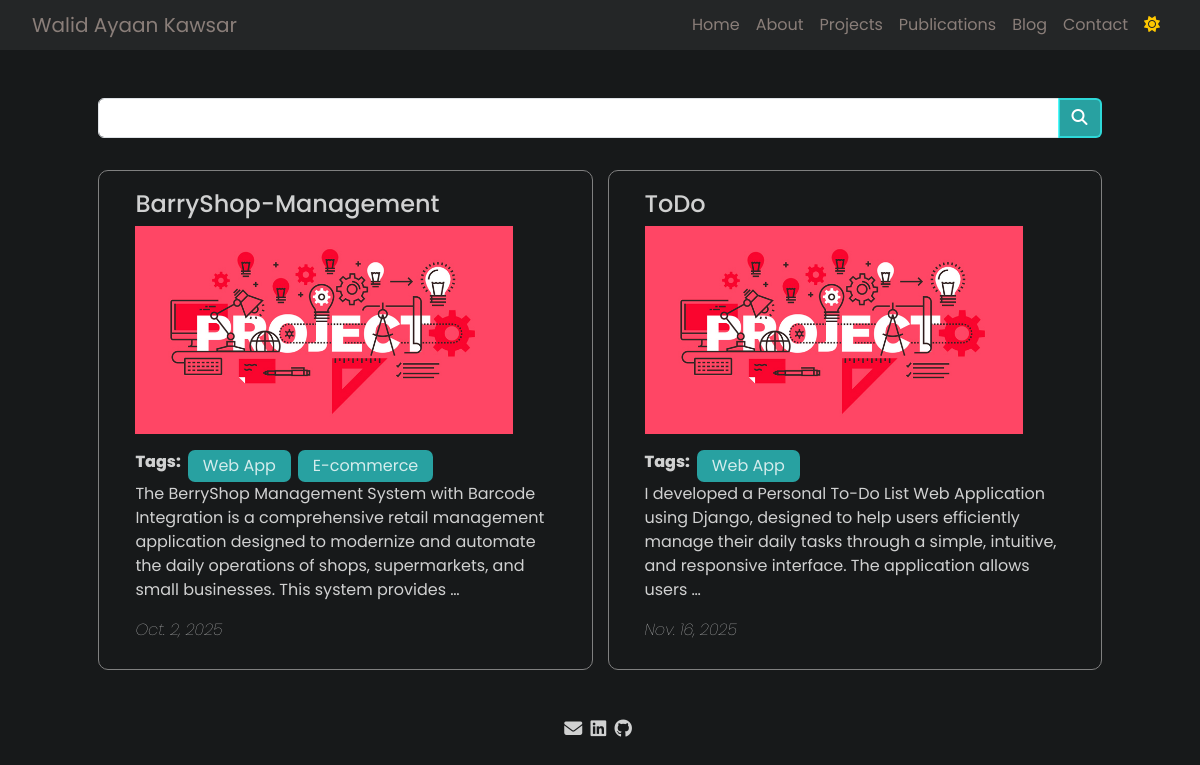
The app's page /project/, older data.
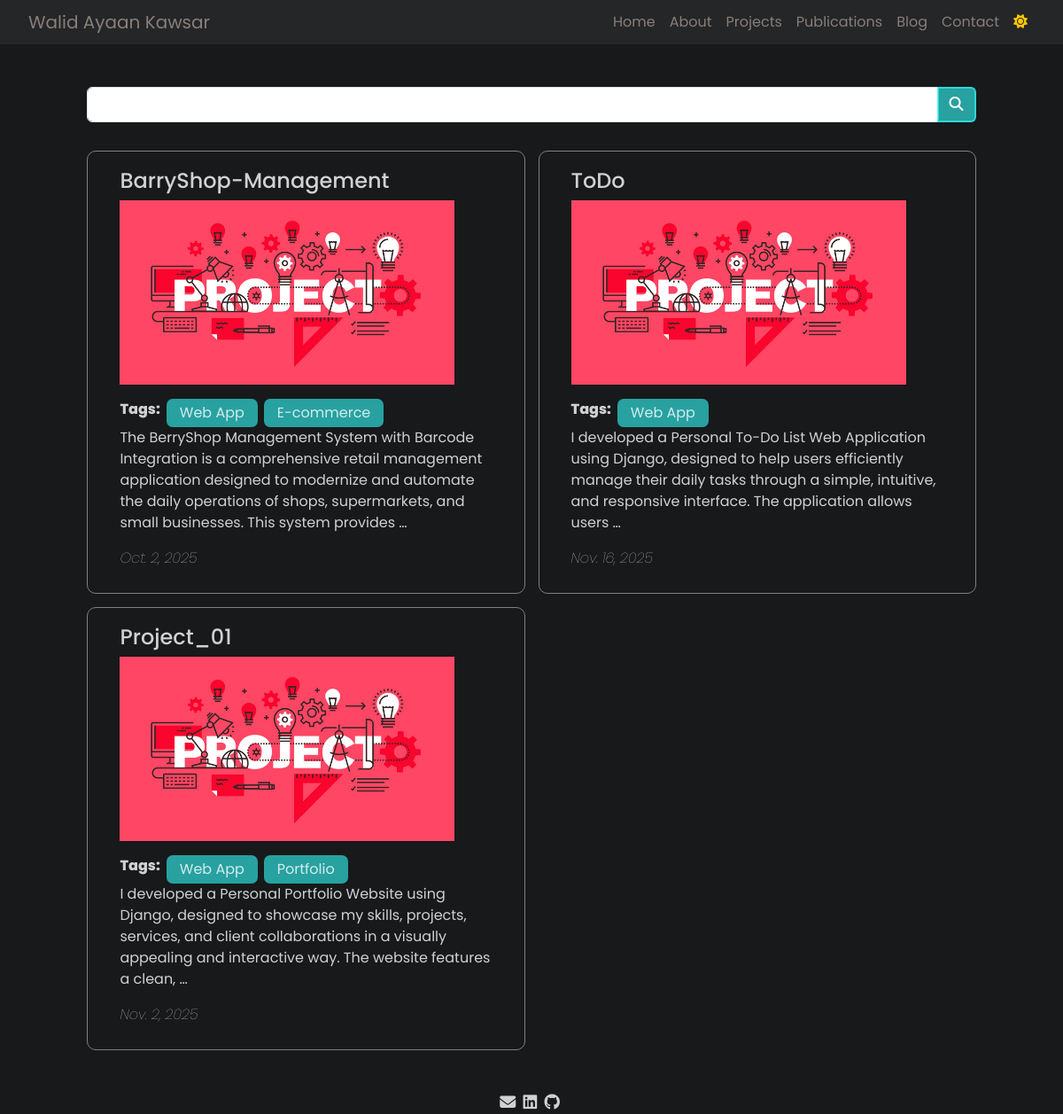
The same page, newer data.
### main/models.py (models this page shows)
class Project(models.Model):
    project_name = models.CharField(max_length=100, blank=True, null=True)
    picture = models.ImageField(upload_to='picture of project/', blank=True, null=True)
    tag = models.ManyToManyField(Tags, related_name="posts", blank=True)
    date = models.DateField(blank=True, null=True)
    description = models.TextField(blank=True, null=True)
    github_link = models.URLField(blank=True, null=True)
    website_link = models.URLField(blank=True, null=True)

class Tags(models.Model):
    Tag_name = models.CharField(max_length=100, unique=True, blank=True, null=True)

### main/views.py (the view)
# urls.py: path('project/', views.project, name='project'),
def project(request):
    project = Project.objects.all()
    links = Contact.objects.first()
    return render(request, 'pages/project.html', {'link': links, 'projects': project})

### templates/pages/project.html (shortened to what this page needs)
{% load static %}
<!DOCTYPE html>
<html lang="en">
<head>
    <link href="https://cdn.jsdelivr.net/npm/bootstrap@5.3.2/dist/css/bootstrap.min.css" rel="stylesheet"
>
    <link rel="stylesheet" href="https://cdnjs.cloudflare.com/ajax/libs/font-awesome/6.4.2/css/all.min.css"
 />
    <link rel="stylesheet" href="{% static "css/all.css" %}">
    <link rel="stylesheet" href="{% static "css/project.css" %}">
</head>
<body id="body" class="dark-mode">
    <nav class="navbar navbar-expand-lg">
        <div class="">
            <a class="navbar-brand" href="../index">Walid Ayaan Kawsar</a>
        </div>
        <div class="collapse navbar-collapse" id="navbarNav">
            <ul class="navbar-nav ms-auto">
                <li class="nav-item">
                    <a class="nav-link" href="{% url 'home' %}">Home</a>
                </li>
                <li class="nav-item">
                    <a class="nav-link" href="{% url 'about' %}">About</a>
                </li>
                <li class="nav-item">
                    <a class="nav-link" href="{% url 'project' %}">Projects</a>
                </li>
                <li class="nav-item">
                    <a class="nav-link" href="{% url 'publications' %}">Publications</a>
                </li>
                <li class="nav-item">
                    <a class="nav-link" href="{% url 'blog' %}">Blog</a>
                </li>
                <li class="nav-item">
                    <a class="nav-link" href="{% url 'contact' %}">Contact</a>
                </li>
                <li>
                    <button class="nav-link" id="toggle-mode"><i class="fa-solid fa-sun"
                            style="color: #ffc800;"></i></button>
                </li>
            </ul>
        </div>
    </nav>
    <section>
        <div id="all-projects">
            <form method='get', action="{% url 'project_search' %}">
                <div class="input-group">
                    <input type="text" class="form-control" name='q' placeholder="Search Projects Here" value="{{ request.GET.q }}">
                    <div class="input-group-append">
                        <button class="btn btn-primary" type="submit" id="search-btn">
                            <i class="fa fa-search"></i>
                        </button>
                    </div>
                </div>
            </form>
            <div id="posts-container">
                {% for project in projects %}
                <a href="{% url 'viewProject' project.id %}" class="post">
                    <button type="submit">
                        <h4>{{ project.project_name }}</h4>
                        <div>
                            <img class="project-img" src="../files/projectImage/project.jpeg" alt="">
                        </div>
                        <div class="tags-container">
                            <Span style="font-weight: 800;">Tags: </Span>
			    {% for tag in project.tag.all %}
			        <span class="tag">{{ tag.Tag_name }}</span>
			    {% endfor %}
                        </div>
                        <p>{{ project.description|truncatewords:30 }}</p>
                        <p class="blog-date fst-italic fw-lighter">{{ project.date }}</p>
                    </button>
                </a>
                {% endfor %}
            </div>
        </div>
    </section>
    <footer>
        <a href="mailto: {{ link.mail }}"><i class="fa-solid fa-envelope"></i></a>
        <a href="{{ link.linkedin }}"><i class="fa-brands fa-linkedin"></i></a>
        <a href="{{ link.github }}"><i class="fa-brands fa-github"></i></a>
    </footer>
</body>
</html>

### static/css/all.css (style rules this page uses)
:root { --fontColor: rgba(255,255,255,0.8); --BGcolor: #17191a; --navBG: #242627; }
body.dark-mode { --fontColor: rgba(255,255,255,0.8); --BGcolor: #17191a; background-color: #17191a !important; color: rgba(255,255,255,0.8) !important; font-family: 'Poppins', sans-serif !important; }
nav { background-color: var(--BGcolor) !important; color: var(--fontColor) !important; padding: 0.3rem 2rem !important; }
.navbar { background-color: var(--navBG) !important; }
.navbar-brand, .nav-link { color: #8a7e79 !important; }
.nav-link { position: relative; text-decoration: none; }
.nav-link::before { content: ''; position: absolute; bottom: 0; left: 0; width: 0; height: 2px; background-color: #0088ff; transition: width 0.3s ease; }
section { padding: 0 4.5rem; }
footer { width: 100%; text-align: center; }
footer > a > i { color: var(--fontColor); font-size: large; margin-right: 4px; }

### static/css/project.css (style rules this page uses)
#all-projects { width: 95% !important; margin: 3rem auto !important; }
input::placeholder { color: var(--fontColor) !important; }
#search-btn { border-top-left-radius: 0; border-bottom-left-radius: 0; background-color: rgba(52, 253, 253, 0.597) !important; border: 2px solid rgba(52, 253, 253, 0.597) !important; }
#posts-container { padding-top: 2rem !important; display: grid; grid-template-columns: repeat(2, 1fr); grid-gap: 15px; }
.post { padding: 18px 30px 10px 30px; border-radius: 10px; border: 1px solid gray; }
.post>button { background-color: transparent !important; border: none !important; color: var(--fontColor) !important; text-align: left; }
.tag { padding: 4px 15px; background-color: rgba(52, 253, 253, 0.597); border-radius: 7px; white-space: nowrap; }
.tags-container { display: flex; flex-wrap: wrap; gap: 7px; }
.project-img { width: 90%; max-width: 90% !important; margin-bottom: 1rem !important; }
.post { transition: all 0.3s ease; }

Row changes from the older to the newer data that the page shows:
added Project: project_name "Project_01", description "I developed a Personal Portfolio Website using Django, designed to showcase my skills, projects, services, and client collaborations in a visually appealing and interactive way. The website features a clean, …", date "Nov. 2, 2025", Tags (Tag_name "Web App")
added Tags: Tag_name "Portfolio", shown under "Project_01"
